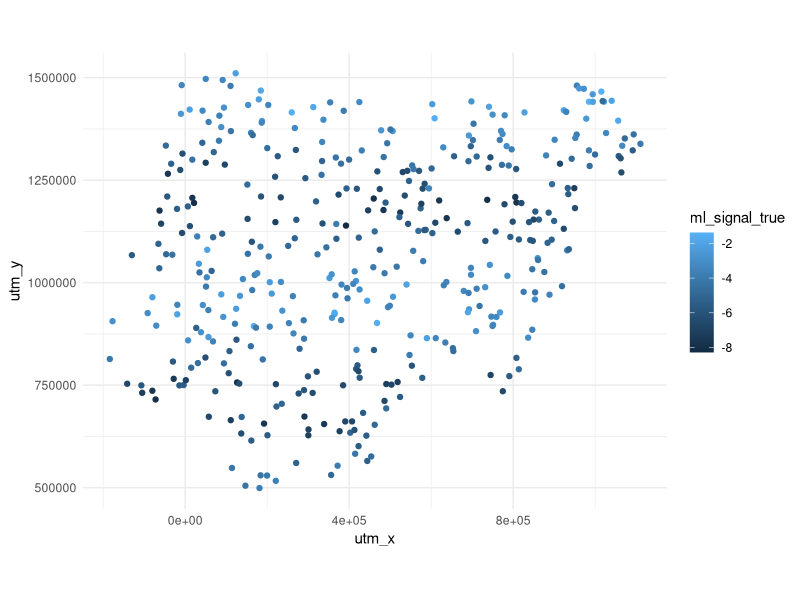

Generate this figure with R:
## ---- chunk 1
library(tidyverse)

hybrid_ml_geo <- read_csv("data/hybrid_ml_geostatistical_data.csv")

head(hybrid_ml_geo)
## ---- chunk 2
library(ggplot2)

ggplot(hybrid_ml_geo, aes(utm_x, utm_y, colour = ml_signal_true)) +
geom_point() +
coord_equal() +
theme_minimal()
